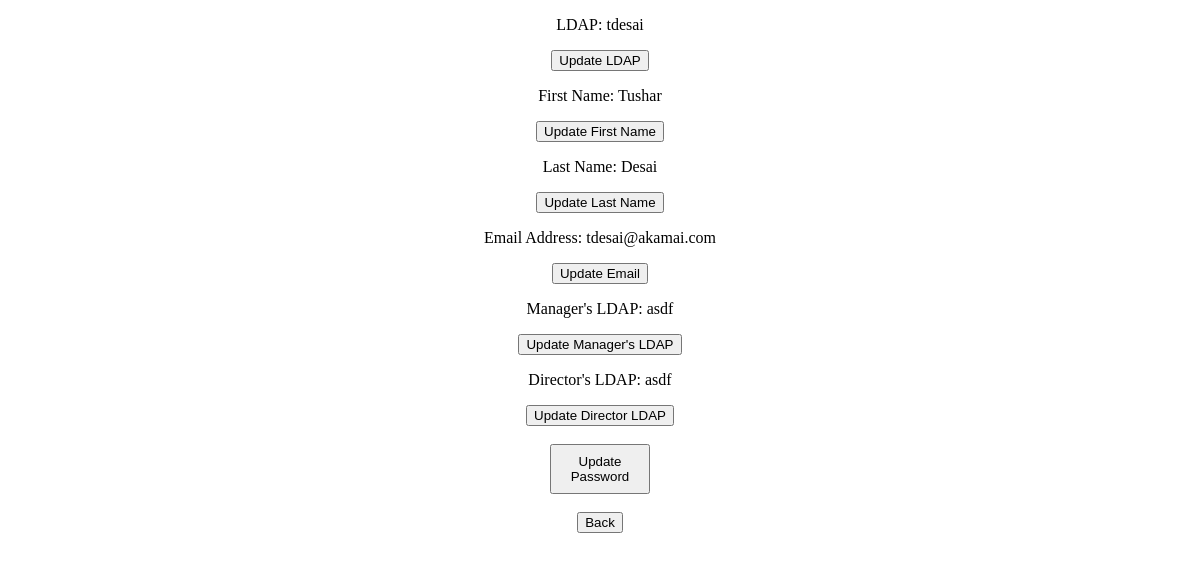
Page /quest/user_info/tdesai (signed in) on the earlier database version.
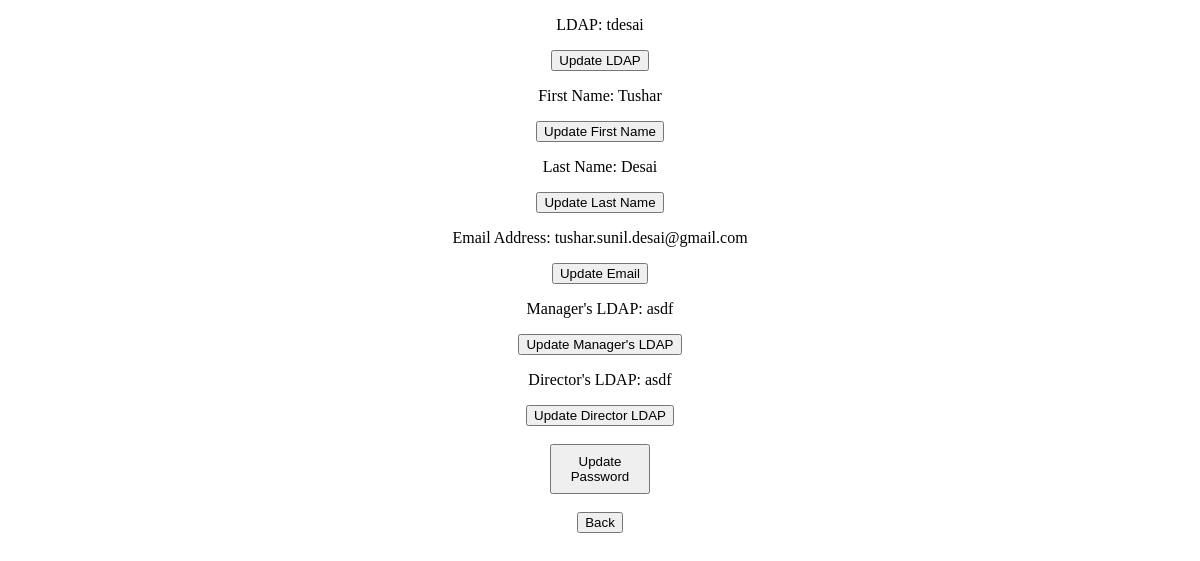
Same page on the later database version.
### quest_extension/models.py (models this page shows)
class User(models.Model):
   user_ldap = models.CharField(max_length=45)
   user_first_name = models.CharField(max_length=45)
   user_last_name = models.CharField(max_length=45)
   user_email = models.CharField(max_length=45)
   user_manager_ldap = models.CharField(max_length=45)
   user_director_ldap = models.CharField(max_length=45)
   user_password = models.CharField(max_length = 45)
   user_reset_password_pin = models.CharField(max_length = 5, null=True, default = None)

### quest_extension/views.py (the view)
# urls.py: path('user_info/<ldap>',views.get_user_info),
def get_user_info(request, ldap):
    if not validate_user_access(request.session['current_user_ldap'], ldap):
        return HttpResponseRedirect('/quest/user_login')
    current_user = User.objects.get(user_ldap = ldap)
    context = {'current_user': current_user}
    return render(request, 'quest_extension/user_info.html', context)

### quest_extension/logic.py (called while the page is built)
def validate_user_access(session_ldap, current_ldap):
    return (session_ldap == current_ldap)

### quest_extension/templates/quest_extension/user_info.html (shortened to what this page needs)
{% load static %}
<!DOCTYPE html>
<html>
<head>
    <link rel="stylesheet" type="text/css" href="{% static 'quest_extension/user_info_style.css' %}">
</head>
<body>
    <p>LDAP: {{current_user.user_ldap}}</p>
    <button id = 'update_ldap_button' onclick="update('ldap')"> Update LDAP</button>
    <p> First Name:  {{current_user.user_first_name }} </p>
    <button id = 'update_first_name_button' onclick="update('first_name')"> Update First Name</button>
    <p> Last Name: {{current_user.user_last_name}} </p>
    <button id = 'update_last_name_button' onclick="update('last_name')"> Update Last Name</button>
    <p> Email Address: </h3> {{current_user.user_email}} </p>
    <button id = 'update_email_button' onclick="update('email')"> Update Email</button>
    <p> Manager's LDAP: </h3> {{current_user.user_manager_ldap}} </p>
    <button id = 'update_manager_ldap_button' onclick="update('manager_ldap')"> Update Manager's LDAP</button>
    <p> Director's LDAP: {{current_user.user_director_ldap}} </p>
    <button id = 'update_director_ldap_button' onclick="update('director_ldap')"> Update Director LDAP</button>
    <br>
    <br>
    <button id = 'update_password_button' onclick="update('password')"> Update Password</button>
    <br>
    <br>
    <form method = 'GET' action = '/quest/user_project_page/{{current_user.user_ldap}}'>
        <button type='submit'> Back </button>
    </form>
</body>
</html>

### quest_extension/static/quest_extension/user_info_style.css (style rules this page uses)
* { text-align: center; }
#update_password_button { height: 50px; width: 100px; }

Differences in the rows shown:
changed User "tdesai": user_email "tdesai@akamai.com" → "tushar.sunil.desai@gmail.com"
